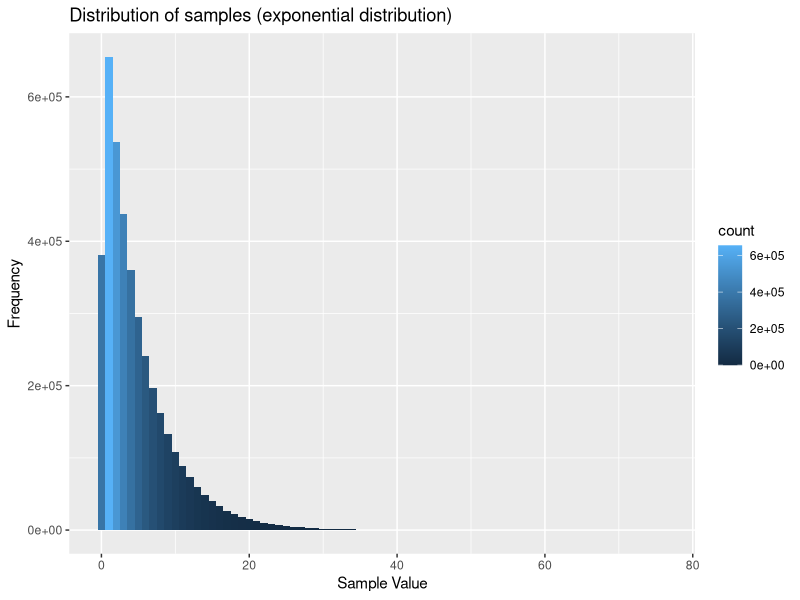
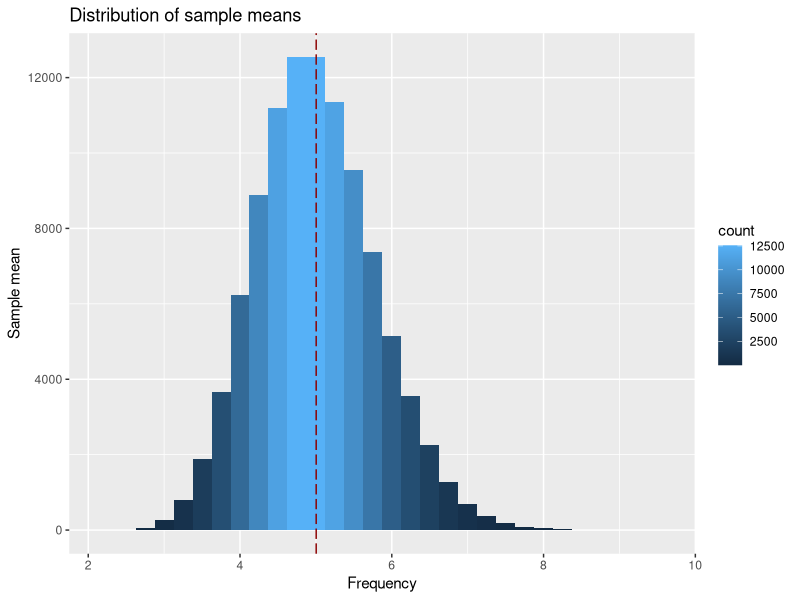

These figures' R source, in order:
## ---- chunk 1
lambda <- 0.2     # Lamdba
n <- 40           # Number of exponentials
numsim <- 100000  # Number of simulations
## ---- chunk 2
sim <- matrix(rexp(n * numsim, lambda), numsim) 
## ---- chunk 3
mean.theoretical <- 1/lambda
means.sim <- apply(sim, 1, mean)
mean.sim <- mean(means.sim)
mean.error <- abs(mean.sim - mean.theoretical) / mean.theoretical * 100
## ---- chunk 4
sd.theoretical <- 1/lambda
var.theoretical <- sd.theoretical ^ 2
sds.sim <- apply(sim, 1, sd)
sd.sim <- mean(sds.sim)
var.sim <- sd.sim ^ 2
var.error <- abs(var.sim - var.theoretical) / var.theoretical * 100
## ---- chunk 5
library(ggplot2)
g <- ggplot(data.frame(x = as.vector(sim)), aes(x = x)) +
    geom_histogram(aes(fill = ..count..), binwidth = 1) +
    ggtitle("Distribution of samples (exponential distribution)") +
    xlab("Sample Value") +
    ylab("Frequency") 
print(g)
## ---- chunk 6
g <- ggplot(data.frame(x = means.sim), aes(x = x)) +
    geom_histogram(aes(fill = ..count..), binwidth = 0.25) +
    ggtitle("Distribution of sample means") +
    xlab("Frequency") +
    ylab("Sample mean") +
    geom_vline(xintercept = mean.sim, colour = "darkred", linetype = "longdash")
print(g)
